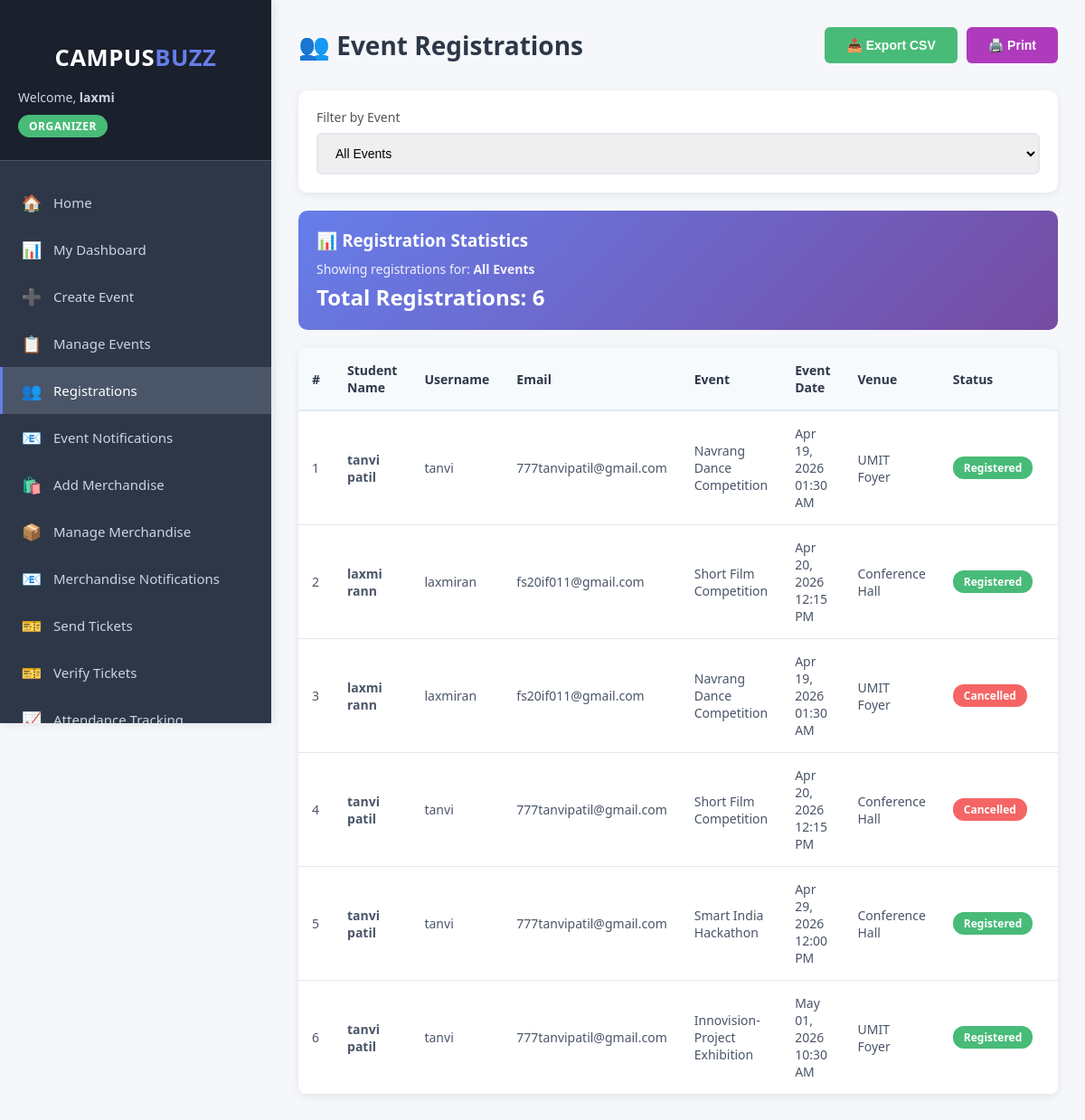
Screenshot of /organizer/view_registrations.php (signed in) with the database file from the repository.
### tables this page shows
CREATE TABLE `registrations` (
  `id` int(11) NOT NULL,
  `event_id` int(11) NOT NULL,
  `user_id` int(11) NOT NULL,
  `name` varchar(255) DEFAULT NULL,
  `email` varchar(255) DEFAULT NULL,
  `phone` varchar(20) DEFAULT NULL,
  `department` varchar(100) DEFAULT NULL,
  `year` varchar(50) DEFAULT NULL,
  `status` enum('registered','waitlisted','cancelled') DEFAULT 'registered',
  `notes` text DEFAULT NULL,
  `registration_date` timestamp NOT NULL DEFAULT current_timestamp()
);

CREATE TABLE `users` (
  `id` int(11) NOT NULL,
  `username` varchar(50) NOT NULL,
  `email` varchar(100) NOT NULL,
  `phone` varchar(20) DEFAULT NULL,
  `password` varchar(255) NOT NULL,
  `role` enum('admin','organizer','student') NOT NULL,
  `full_name` varchar(100) DEFAULT NULL,
  `department` varchar(100) DEFAULT NULL,
  `year` varchar(20) DEFAULT NULL,
  `bio` text DEFAULT NULL,
  `address` text DEFAULT NULL,
  `profile_image` varchar(255) DEFAULT NULL,
  `created_at` timestamp NOT NULL DEFAULT current_timestamp(),
  `created_by` int(11) DEFAULT NULL
);

CREATE TABLE `events` (
  `id` int(11) NOT NULL,
  `title` varchar(200) NOT NULL,
  `description` text DEFAULT NULL,
  `organizer_id` int(11) NOT NULL,
  `event_date` datetime NOT NULL,
  `venue` varchar(200) DEFAULT NULL,
  `event_type` enum('online','offline','hybrid') DEFAULT 'offline',
  `category` varchar(50) DEFAULT NULL,
  `max_participants` int(11) DEFAULT 100,
  `registration_deadline` datetime DEFAULT NULL,
  `registration_link` varchar(500) DEFAULT NULL,
  `image` varchar(255) DEFAULT NULL,
  `status` enum('upcoming','ongoing','completed','cancelled') DEFAULT 'upcoming',
  `created_at` timestamp NOT NULL DEFAULT current_timestamp(),
  `contact_info` text DEFAULT NULL
);

### organizer/view_registrations.php (the view, shortened to what this page needs)
<?php
require_once '../config/database.php';
$organizer_id = $_SESSION['user_id'];
$event_filter = "";
$selected_event_title = "All Events";
$registrations_query = "SELECT r.*, e.title as event_title, e.event_date, e.venue,
                        u.username, u.email, u.full_name
                        FROM registrations r
                        JOIN events e ON r.event_id = e.id
                        JOIN users u ON r.user_id = u.id
                        WHERE e.organizer_id = $organizer_id $event_filter
                        ORDER BY r.registration_date DESC";
$registrations_result = mysqli_query($conn, $registrations_query);
$total_registrations = mysqli_num_rows($registrations_result);
?>
<!DOCTYPE html>
<html lang="en">
<head>
    <link rel="stylesheet" href="../assets/css/style.css">
</head>
<body>
    <div class="dashboard-container">
        <?php include '../includes/sidebar.php'; ?>
        <main class="main-content">
            <div class="content-header">
                <h1>👥 Event Registrations</h1>
                <div style="display: flex; gap: 10px;">
                    <button onclick="exportToCSV()" class="btn btn-success">📥 Export CSV</button>
                    <button onclick="window.print()" class="btn btn-secondary">🖨️ Print</button>
                </div>
            </div>
            <div style="background: white; padding: 20px; border-radius: 10px; margin-bottom: 20px; box-shadow: 0 2px 10px rgba(0,0,0,0.08);">
                <form method="GET" action="">
                    <div style="display: flex; gap: 15px; align-items: end;">
                        <div class="form-group" style="flex: 1; margin-bottom: 0;">
                            <label>Filter by Event</label>
                            <select name="event_id" onchange="this.form.submit()">
                                <option value="">All Events</option>
                            </select>
                        </div>
                    </div>
                </form>
            </div>
            <div style="background: linear-gradient(135deg, #667eea 0%, #764ba2 100%); color: white; padding: 20px; border-radius: 10px; margin-bottom: 20px;">
                <h3 style="margin-bottom: 10px;">📊 Registration Statistics</h3>
                <p style="font-size: 14px; opacity: 0.9; margin-bottom: 5px;">
                    Showing registrations for: <strong><?php echo htmlspecialchars($selected_event_title); ?></strong>
                </p>
                <p style="font-size: 24px; font-weight: bold; margin: 0;">
                    Total Registrations: <?php echo $total_registrations; ?>
                </p>
            </div>
            <?php if($total_registrations > 0): ?>
                <div class="table-container" id="registrationsTable">
                    <table>
                        <thead>
                            <tr>
                                <th>#</th>
                                <th>Student Name</th>
                                <th>Username</th>
                                <th>Email</th>
                                <th>Event</th>
                                <th>Event Date</th>
                                <th>Venue</th>
                                <th>Status</th>
                                <th>Registered On</th>
                            </tr>
                        </thead>
                        <tbody>
                            <?php
                            $counter = 1;
                            mysqli_data_seek($registrations_result, 0);
                            while($reg = mysqli_fetch_assoc($registrations_result)):
                            ?>
                                <tr>
                                    <td><?php echo $counter++; ?></td>
                                    <td><strong><?php echo htmlspecialchars($reg['full_name']); ?></strong></td>
                                    <td><?php echo htmlspecialchars($reg['username']); ?></td>
                                    <td><?php echo htmlspecialchars($reg['email']); ?></td>
                                    <td><?php echo htmlspecialchars($reg['event_title']); ?></td>
                                    <td><?php echo date('M d, Y h:i A', strtotime($reg['event_date'])); ?></td>
                                    <td><?php echo htmlspecialchars($reg['venue']); ?></td>
                                    <td>
                                        <?php
                                        $status_colors = [
                                            'registered' => '#48bb78',
                                            'waitlisted' => '#ed8936',
                                            'cancelled' => '#f56565'
                                        ];
                                        $color = $status_colors[$reg['status']] ?? '#718096';
                                        ?>
                                        <span style="padding: 4px 12px; background: <?php echo $color; ?>; color: white; border-radius: 12px; font-size: 12px; font-weight: 600;">
                                            <?php echo ucfirst($reg['status']); ?>
                                        </span>
                                    </td>
                                    <td><?php echo date('M d, Y h:i A', strtotime($reg['registration_date'])); ?></td>
                                </tr>
                            <?php endwhile; ?>
                        </tbody>
                    </table>
                </div>
            <?php endif; ?>
        </main>
    </div>
</body>
</html>

### assets/css/style.css (style rules this page uses)
* { margin: 0; padding: 0; box-sizing: border-box; }
body { font-family: 'Segoe UI', Tahoma, Geneva, Verdana, sans-serif; background: #f5f7fa; }
.form-group { margin-bottom: 20px; }
.form-group label { display: block; margin-bottom: 8px; color: #555; font-weight: 500; font-size: 14px; }
.form-group input, .form-group select, .form-group textarea { width: 100%; padding: 12px 15px; border: 2px solid #e2e8f0; border-radius: 6px; font-size: 14px; transition: border-color 0.3s; }
.btn { padding: 12px 24px; border: none; border-radius: 6px; cursor: pointer; font-size: 14px; font-weight: 600; transition: all 0.3s; text-decoration: none; display: inline-block; }
.btn-secondary { background: #ae3bbb; color: white; }
.btn-success { background: #48bb78; color: white; }
.dashboard-container { display: flex; min-height: 100vh; }
.main-content { margin-left: 0; width: 100%; padding: 30px; padding-top: 80px; background: #f5f7fa; min-height: 100vh; transition: all 0.3s ease; }
.content-header { display: flex; justify-content: space-between; align-items: center; margin-bottom: 30px; flex-wrap: wrap; gap: 20px; }
.content-header h1 { color: #2d3748; font-size: 28px; }
.table-container { background: white; border-radius: 10px; box-shadow: 0 2px 10px rgba(0, 0, 0, 0.08); overflow: hidden; }
table { width: 100%; border-collapse: collapse; }
table thead { background: #f7fafc; }
table th { padding: 15px; text-align: left; font-weight: 600; color: #2d3748; font-size: 14px; border-bottom: 2px solid #e2e8f0; }
table td { padding: 15px; color: #4a5568; font-size: 14px; border-bottom: 1px solid #e2e8f0; }
table td span[style*="background"] { display: inline-block; white-space: nowrap; }
@media (min-width: 1200px) { .main-content { margin-left: 300px; width: calc(100% - 300px); padding-top: 30px; } }

### rows the page displays
registrations: user.full_name "tanvi patil", user.username "tanvi", user.email "777tanvipatil@gmail.com", event.title "Navrang Dance Competition", event.event_date "Apr 19, 2026 01:30 AM", event.venue "UMIT Foyer", status "Registered"
registrations: user.full_name "laxmi rann", user.username "laxmiran", user.email "fs20if011@gmail.com", event.title "Short Film Competition", event.event_date "Apr 20, 2026 12:15 PM", event.venue "Conference Hall", status "Registered"
registrations: user.full_name "laxmi rann", user.username "laxmiran", user.email "fs20if011@gmail.com", event.title "Navrang Dance Competition", event.event_date "Apr 19, 2026 01:30 AM", event.venue "UMIT Foyer", status "Cancelled"
registrations: user.full_name "tanvi patil", user.username "tanvi", user.email "777tanvipatil@gmail.com", event.title "Short Film Competition", event.event_date "Apr 20, 2026 12:15 PM", event.venue "Conference Hall", status "Cancelled"
registrations: user.full_name "tanvi patil", user.username "tanvi", user.email "777tanvipatil@gmail.com", event.title "Smart India Hackathon", event.event_date "Apr 29, 2026 12:00 PM", event.venue "Conference Hall", status "Registered"
registrations: user.full_name "tanvi patil", user.username "tanvi", user.email "777tanvipatil@gmail.com", event.title "Innovision-Project Exhibition", event.event_date "May 01, 2026 10:30 AM", event.venue "UMIT Foyer", status "Registered"

### other values shown
$_SESSION['full_name'] "laxmi"
$_SESSION['role'] "ORGANIZER"
$selected_event_title "All Events"
$total_registrations "6"
